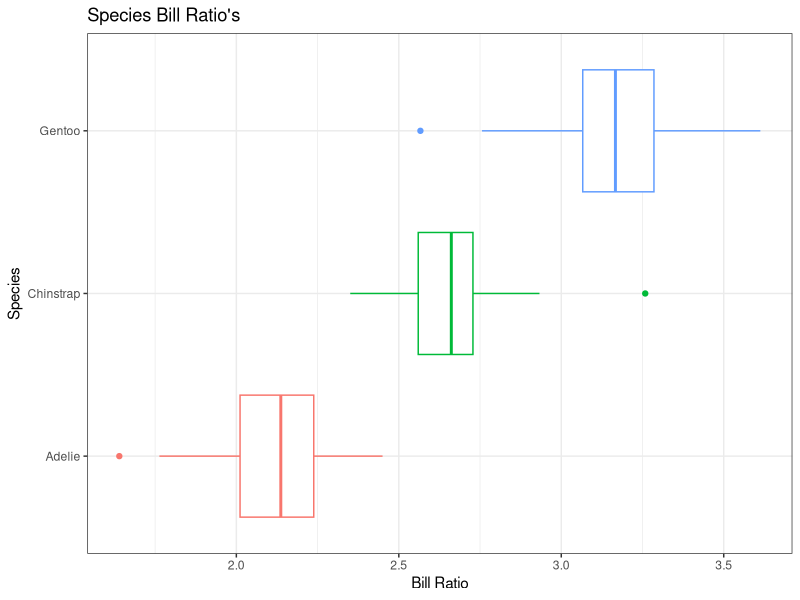
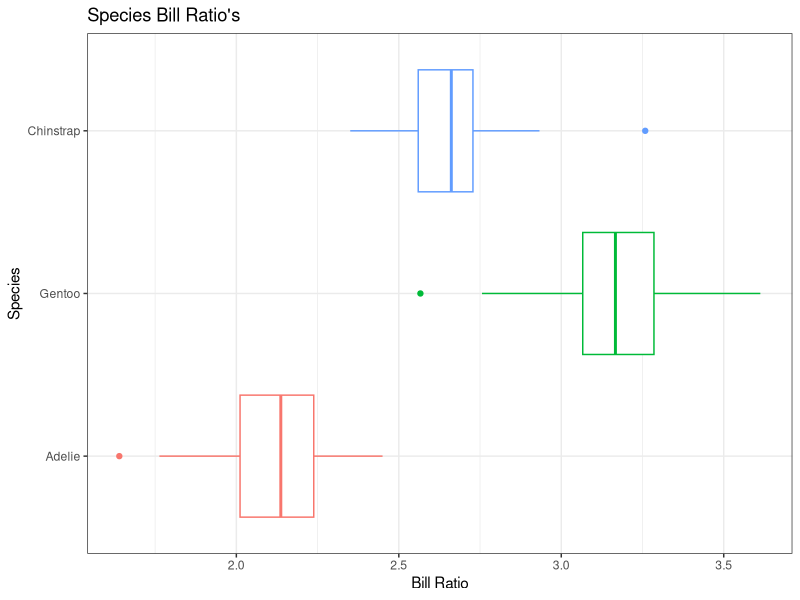
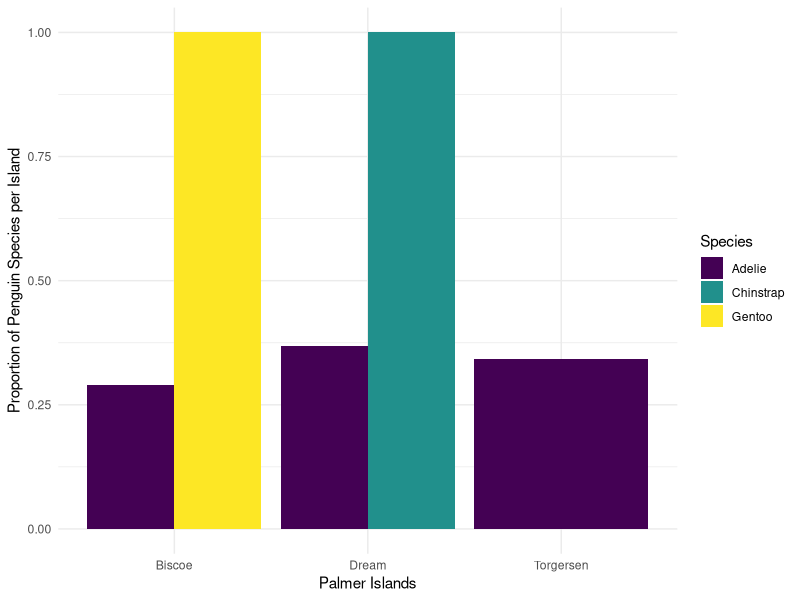

Here is the R script that generated these plots, in order:
## ---- chunk 1
#| label: setup
#| include: false

library(tidyverse)
library(palmerpenguins)
data(penguins)
## ---- chunk 2
penguins |>
  mutate(body_mass_kg = body_mass_g / 1000)
## ---- chunk 3
penguins |> 
  drop_na() #if we leave it blank it will remove any row with an NA
## ---- chunk 4
penguins |> 
  drop_na(sex) #adding a variable, removes rows with NA just for that variable
## ---- chunk 5
#|label: bill_ratio 
names(penguins)

penguins <-penguins |>
  mutate(bill_ratio = bill_length_mm / bill_depth_mm)

## ---- chunk 6
#| label: boxplot bill ratio

ggplot(penguins)+
  geom_boxplot(aes(y = species,x= bill_ratio, color = species))+
  theme_bw()+
  labs(x= "Bill Ratio", y= "Species", title= "Species Bill Ratio's")+
  guides(color = "none")

## ---- chunk 7
#| label: adding bill_ratio, body_mass_kg, flipper_length_m
names(penguins)
penguins |>
  mutate(bill_ratio = bill_length_mm / bill_depth_mm,
         body_mass_kg = body_mass_g/1000,
         flipper_length_m = flipper_length_mm/1000)
## ---- chunk 8
#| label: reordered species bill_ratio boxplot
penguins |> 
  mutate(species = 
           fct_relevel(species, "Adelie", "Gentoo", "Chinstrap"),
         bill_ratio = bill_length_mm / bill_depth_mm) |> 
ggplot()+
  geom_boxplot(aes(y = species,x= bill_ratio, color = species))+
  theme_bw()+
  labs(x= "Bill Ratio", y= "Species", title= "Species Bill Ratio's")+
  guides(color = "none")
  
## ---- chunk 9
penguins |>
  group_by(species) |>
  summarize(mass_mean = mean(body_mass_g, na.rm = TRUE),
            mass_sd = sd(body_mass_g, na.rm = TRUE))
## ---- chunk 10
#|label: mean adn sd of body mass
penguins |> 
  mutate(body_mass_kg = body_mass_g/1000) |> 
  group_by(species, sex) |> 
  summarize(mass_mean = mean(body_mass_kg, na.rm = TRUE),
            mass_sd = sd(body_mass_kg, na.rm = TRUE))
## ---- chunk 11
#|label: max min flipper length
names(penguins)
penguins |>
  filter(species == "Chinstrap")|>
  group_by(island)|>
  mutate(flip_max = max(flipper_length_mm), flip_min = min(flipper_length_mm))

## ---- chunk 12
#| label: mean bill ratio only
names(penguins)
penguins |>
  mutate(bill_ratio== bill_length_mm / bill_depth_mm)|>
  select(species, bill_ratio)|>
  group_by(species)|>
  mutate(bill_ratio_mean = mean(bill_ratio, na.rm = TRUE))


## ---- chunk 13
penguins |>
  group_by(species) |>
  summarize(bill_length_mean = mean(bill_length_mm, na.rm = TRUE),
            bill_depth_mean = mean(bill_depth_mm, na.rm = TRUE),
            flipper_length_mean = mean(flipper_length_mm, na.rm = TRUE))
## ---- chunk 14
penguins |>
  group_by(species) |>
  summarize(across(ends_with("mm"), 
                   .fns = mean, 
                   na.rm = TRUE))
## ---- chunk 15
penguins |>
  group_by(year) |>
  summarise(across(starts_with("bill"), 
                   .fns = max, 
                   na.rm = TRUE, 
                   .names = "max_{.col}"))
## ---- chunk 16
penguins |>
  group_by(year) |>
  summarise(across(starts_with("bill"), 
                   .fns = max, 
                   na.rm = TRUE, 
                   .names = "{.col}_max"))
## ---- chunk 17
penguins |>
  group_by(species) |>
  summarize(across(contains("length"),
                   list(avg = mean, stdev = sd),
                   na.rm = TRUE,
                   .names = "{.fn}_{.col}"))
## ---- chunk 18
#|label: using across
penguins |>
  group_by(island) |>
  summarize(across(contains("mm"),
                   list(median= median),
                   na.rm = TRUE,
                   .names = "{.col}_{.fn}"))
## ---- chunk 19
#|label: using across()
penguins|>
  filter(island != "Biscoe")|>
  rename(spp_penguin = species)|>
  group_by(spp_penguin)|>
  summarize(across(contains("length"),
                   list(mean= mean),
                   na.rm = TRUE,
                   .names = "{.col}_{.fn}"))
  
## ---- chunk 20
penguins |>
  group_by(species) |>
  summarize(n = n())
## ---- chunk 21
penguins |>
  count(species)
## ---- chunk 22
penguins |>
  count(species, year)
## ---- chunk 23
penguins |> 
  count(species, island) |> #comment
  group_by(species) |> #comment 
  mutate(total = sum(n),  #comment
         prop = n/total) |>  #comment
  ggplot(aes(x = island, y = prop, fill = species)) + #comment
  geom_col(position = position_dodge()) + #comment
  scale_fill_viridis_d() + #comment
  labs(x = "Palmer Islands",
       y = "Proportion of Penguin Species per Island",
       fill = "Species") +
  theme_minimal()
## ---- chunk 24

## ---- chunk 25

## ---- chunk 26
penguins |>
  mutate(size_bin = case_when(
      body_mass_g > 4500 ~ "large",
      body_mass_g > 3000 & body_mass_g <= 4500 ~ "medium",
      body_mass_g <= 3000 ~ "small"
    )
  )
## ---- chunk 27
penguins |>
  select(species, year, flipper_length_mm) |>  #comment
  rename(study_year = year) |>   #comment
  filter(species == "Adelie") |>  #comment
  mutate(flipper_rank = case_when(   #comment
    flipper_length_mm < 200 ~ 1,   #comment
    flipper_length_mm >= 200 ~ 2,  #comment
    TRUE ~ 0 # 0 for anything else
  ))
## ---- chunk 28

## ---- chunk 29

